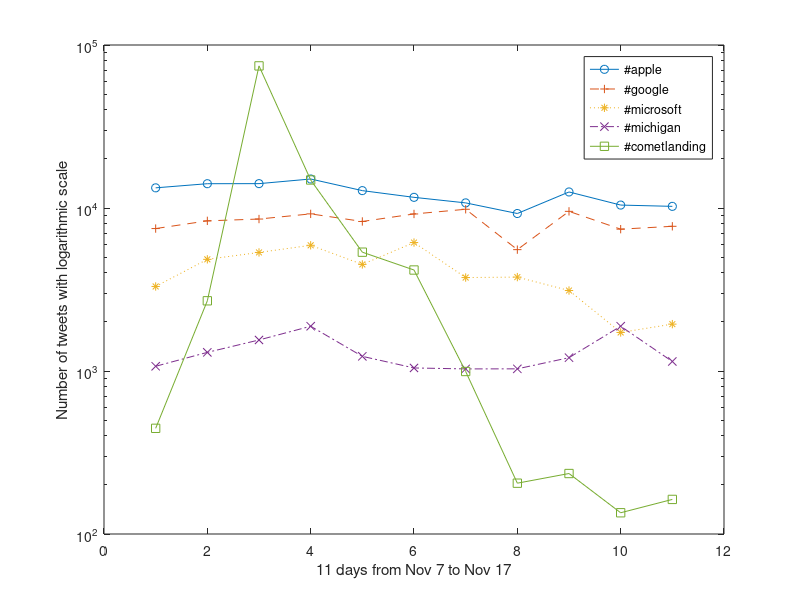

Recreate this plot in MATLAB.
apple=[13296,14095,14108,15064,12782,11626,10750,9251,12543,10423,10235];
google = [7480, 8339,8557,9204,8268,9193,9823,5554,9537,7416,7722];
microsoft=[3301, 4843,5338,5904,4506,6138,3744,3768,3117,1724,1939];
michigan=[1069,1301,1550,1882,1230,1044,1030,1031,1207,1882,1144];
comet=[445, 2696,74446,14856,5358,4165,993,205,235,135,163];
date=[1 2 3 4 5 6 7 8 9 10 11];


semilogy(date,apple,'-o',date,google,'--+',date,microsoft,':*',date,michigan,'-.x',date,comet,'-s');
legend({'#apple','#google','#microsoft','#michigan','#cometlanding'});
xlabel('11 days from Nov 7 to Nov 17') % x-axis label
ylabel('Number of tweets with logarithmic scale') % y-axis label